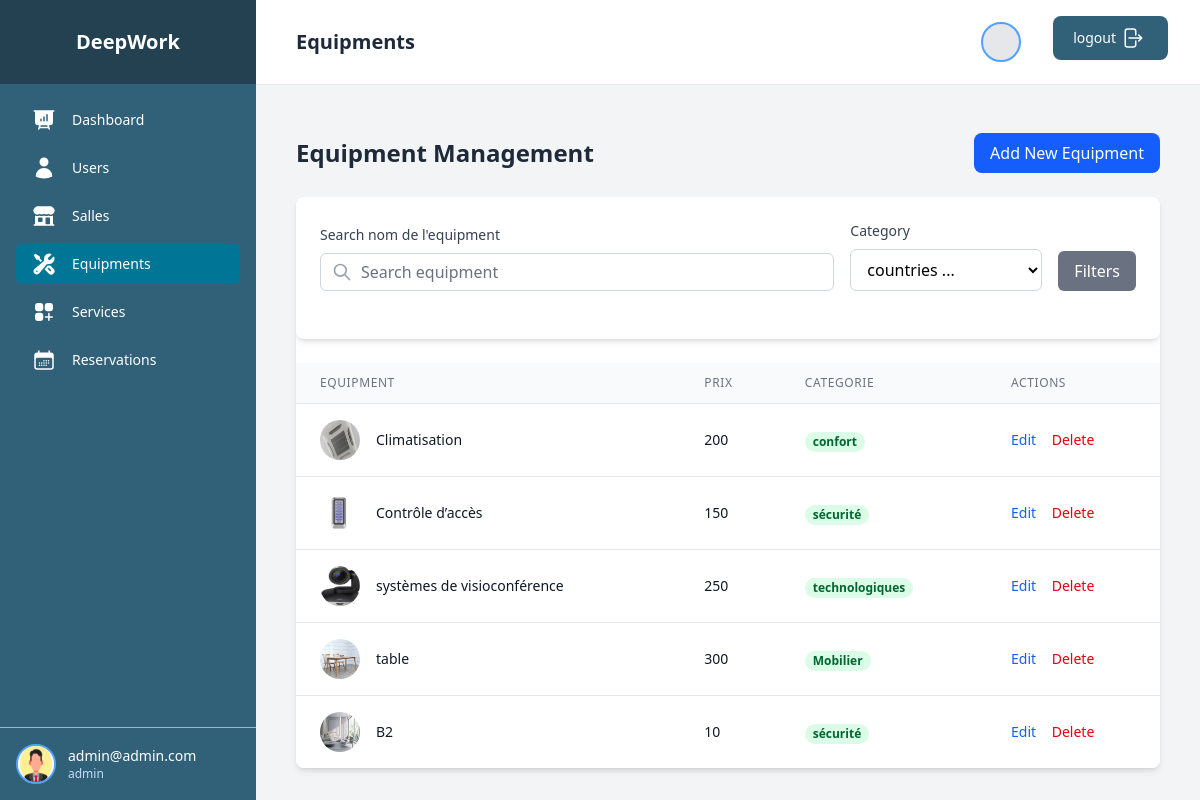
The app's page /equipment/list/ (signed in) with its own data.
### user/models.py (models this page shows, shortened)
class User(AbstractUser):
    ROLE = (
        ('admin', 'admin'),
        ('staff', 'ataff'),
        ('client', 'client'),
    )
    role = models.CharField(max_length=10, choices=ROLE, default='client')
    phone = models.CharField(max_length=15, blank=True, null=True)
    photo = models.CharField( blank=True, null=True)

### media/equipment/models.py (models this page shows, shortened)
class Equipement(models.Model):
    nom = models.CharField(max_length=255)
    description = models.TextField()
    categorie = models.CharField(max_length=255)
    prix = models.IntegerField()
    photo = models.CharField()

### photo/models.py (models this page shows)
class Photo(models.Model):
    file = models.ImageField(upload_to='photos/')
    def __str__(self):
        return self.file.url

### media/equipment/views.py (the view)
# urls.py: path('list/', equipmentView.list_equipment , name ='equipment_list'),
    @staticmethod
    @login_required
    def list_equipment(request):
        data =  {
             "nom" : request.POST.get('nom' , ''),
             "categorie" : request.POST.get('categorie' , ''),
        }
        print(data)
        EquipmentView.inisalisation()
        return render(request, 'list_equipment.html', {"equipment": EquipmentDb.filter(data) ,"title" : "Equipments"})

### media/equipment/db.py (called while the page is built)
    def filter(data):
        equipment  = Equipement.objects.all()
        if data.get("nom"):
            equipment = equipment.filter(nom__icontains=data["nom"].strip())
        if data.get("categorie"):
            equipment = equipment.filter(categorie=data["categorie"].strip())
        for user in equipment:
            user.photo = PhotoDb.get_photo(user.photo)
            user.photo = user.photo
        return equipment

### media/equipment/views.py (called while the page is built)
    def inisalisation():
        EquipmentView.equipment = {
        "nom" :  '',
        "description"  : "",
        "prix" : "",
        "photo" : "",
        "categorie": ""
    }
        EquipmentView.errors= {}
        EquipmentView.is_update = False
        EquipmentView.id_update =  None
        EquipmentView.imge = None

### photo/db.py (called while the page is built)
    def get_photo (id):
        data = Photo.objects.filter(id = id).first()
        return data

### media/equipment/templates/list_equipment.html (shortened to what this page needs)
{% extends 'menu.html' %}
{% block content %}
<div class="container mx-auto px-4 py-6">
    <div class="flex justify-between items-center mb-6">
        <h2 class="text-2xl font-bold text-gray-800">Equipment Management</h2>
        <a href={% url 'equipment_create_page'  %} class="bg-blue-600 hover:bg-blue-700 text-white font-medium py-2 px-4 rounded-lg transition duration-200">
            Add New Equipment
        </a>
    </div>
    <div class="bg-white rounded-lg shadow-md overflow-hidden">
       <div class="bg-white rounded-lg shadow-md p-6 mb-6">
              <form action="{% url 'equipment_list' %}"  method="post" class="mb-6">
            <div class="flex flex-col md:flex-row gap-4 items-end">
                <div class="flex-1">
                    <label for="searchInput" class="block text-sm font-medium text-gray-700 mb-2">Search nom de l'equipment</label>
                    <div class="relative">
                        <div class="absolute inset-y-0 left-0 pl-3 flex items-center pointer-events-none">
                        </div>
                        <input
                            type="text"
                            id="searchInput"
                            name = "nom"
                            placeholder="Search equipment"
                            class="block w-full pl-10 pr-3 py-2 border border-gray-300 rounded-md leading-5 bg-white placeholder-gray-500 focus:outline-none focus:placeholder-gray-400 focus:ring-1 focus:ring-blue-500 focus:border-blue-500"
                        >
                    </div>
                </div>
                <div class="w-full md:w-48">
                    <label for="categorySelect" class="block text-sm font-medium text-gray-700 mb-2">Category</label>
                    <select
                    value = "categorie"
                    name= "categorie"
                        id="categorySelect"
                        class="block w-full px-3 py-2 border border-gray-300 rounded-md bg-white focus:outline-none focus:ring-1 focus:ring-blue-500 focus:border-blue-500"
                    >
               <option  value = "">countries ...</option>
                    </select>
                </div>
                <button
                type="submit"
                    class="px-4 py-2 bg-gray-500 hover:bg-gray-600 text-white rounded-md transition-colors whitespace-nowrap"
                >
                     Filters
                </button>
            </div>
                </form>
        </div>
        <div class="overflow-x-auto">
            <table class="min-w-full divide-y divide-gray-200">
                <thead class="bg-gray-50">
                    <tr>
                        <th scope="col" class="px-6 py-3 text-left text-xs font-medium text-gray-500 uppercase tracking-wider">
                            equipment
                        </th>
                        <th scope="col" class="px-6 py-3 text-left text-xs font-medium text-gray-500 uppercase tracking-wider">
                            prix
                        </th>
                        <th scope="col" class="px-6 py-3 text-left text-xs font-medium text-gray-500 uppercase tracking-wider">
                            categorie
                        </th>
                        <th scope="col" class="px-6 py-3 text-left text-xs font-medium text-gray-500 uppercase tracking-wider">
                            Actions
                        </th>
                    </tr>
                </thead>
                <tbody class="bg-white divide-y divide-gray-200">
                {% for eq in equipment  %}
                    <tr class="hover:bg-gray-50">
                        <td class="px-6 py-4 whitespace-nowrap">
                            <div class="flex items-center">
                                <div class="flex-shrink-0 h-10 w-10">
                                        <img class="h-10 w-10 rounded-full" src="{{ eq.photo }}" alt="eq Photo">
                                </div>
                                <div class="ml-4">
                                    <div class="text-sm font-medium text-gray-900">  {{eq.nom}}</div>
                                </div>
                            </div>
                        </td>
                        <td class="px-6 py-4 whitespace-nowrap">
                            <div class="text-sm text-gray-900">{{eq.prix}}</div>
                        </td>
                        <td class="px-6 py-4 whitespace-nowrap">
<span class="px-2 inline-flex text-xs leading-5 font-semibold rounded-full
    {% if eq.categorie == 'admin' %}bg-red-100 text-red-800
    {% elif eq.categorie == 'eq' %}bg-red-100 text-red-800
    {% elif eq.categorie == 'client' %}bg-amber-100 text-amber-500
    {% else %}bg-green-100 text-green-800{% endif %}">
    {{ eq.categorie }}
</span>
                        </td>
                        <td class="px-6 py-4 whitespace-nowrap text-sm font-medium">
                            <a  href="/equipment/edit/{{eq.id}}" class="text-blue-600 hover:text-blue-900 mr-3">Edit</a>
                            <a  href="/equipment/delete/{{eq.id}}" class="text-red-600 hover:text-red-900">Delete</a>
                        </td>
                    </tr>
                       {% endfor %}
                </tbody>
            </table>
        </div>
</div>
{% endblock %}

### templates/menu.html (shortened to what this page needs)
{% load static tailwind_tags %}
<!DOCTYPE html>
<html lang="en">
<head>
    {% tailwind_css %}
</head>
<body class="bg-gray-100 font-sans">
    <div class="flex h-screen overflow-hidden">
        <div class="hidden md:flex md:flex-shrink-0">
            <div class="flex flex-col w-64 bg-[#316179]  text-white">
                <div class="flex items-center justify-center h-21 px-4 bg-[#234151] ">
                    <span class="text-xl font-semibold">DeepWork</span>
                </div>
                <div class="flex flex-col flex-grow px-4 py-4 overflow-y-auto">
                    <nav class="flex-1 space-y-2">
                    {% if user.role == 'admin' %}
                        <a href={% url "dashboard_page" %} class="flex items-center px-4 py-2 text-sm font-medium rounded-md  {% if title == 'Dashboard' %}bg-cyan-700 {% endif %} hover:bg-cyan-700 text-white ">
                            Dashboard
                        </a>
                        <a href={% url "list_users" %} class="flex {% if title == 'Users' %}bg-cyan-700 {% endif %} items-center px-4 py-2 text-sm font-medium rounded-md hover:bg-cyan-700 text-white">
                            Users
                        </a>
                    {% endif %}
                        <a href={% url "salle_list" %} class="flex {% if title == 'Salles' %}bg-cyan-700 {% endif %} items-center px-4 py-2 text-sm font-medium rounded-md hover:bg-cyan-700 text-white">
                            Salles
                        </a>
                        <a href={% url "equipment_list" %} class="flex {% if title == 'Equipments' %}bg-cyan-700 {% endif %} items-center px-4 py-2 text-sm font-medium rounded-md hover:bg-cyan-700 text-white">
                            Equipments
                        </a>
                        <a href={% url "service_list" %} class="flex {% if title == 'Services' %}bg-cyan-700 {% endif %} items-center px-4 py-2 text-sm font-medium rounded-md hover:bg-cyan-700 text-white">
                            Services
                        </a>
                        <a href={% url "list_page_staff" %} class="flex {% if title == 'Reservations' %}bg-cyan-700 {% endif %} items-center px-4 py-2 text-sm font-medium rounded-md hover:bg-cyan-700 text-white">
                            Reservations
                        </a>
                    </nav>
                </div>
                <div class="p-4 border-t border-[#97b8c9] ">
                    <div class="flex items-center">
                    <img class="h-10 w-10 rounded-full cursor-pointer bg-gray-200 border-2 border-blue-400"></img>
                        <div class="ml-3">
                            <p class="text-sm font-medium">{{ user.username }}</p>
                            <p class="text-xs text-blue-200">{{ user.role }}</p>
                        </div>
                    </div>
                </div>
            </div>
        </div>
        <div class="flex flex-col flex-1 overflow-hidden">
            <header class="flex items-center justify-between px-6 py-4 bg-white border-b border-gray-200">
                <div class="flex items-center">
                    <h1 class="text-xl font-semibold text-gray-800 ml-4">{{title}}</h1>
                </div>
                <div class="flex items-center space-x-4">
                    <div class="relative flex justify-evenly">
    <button class="flex items-center focus:outline-none mr-4">
        <img class="h-10 w-10 rounded-full cursor-pointer bg-gray-200 border-2 border-blue-400">
    </button>
    <a class="ml-4"  href= {% url "logout" %}>
        <button type="button" class="text-white bg-[#316179] hover:bg-[#316179]/90 focus:ring-4 focus:outline-none focus:ring-[#050708]/50 font-medium rounded-lg text-sm px-5 py-2.5 text-center inline-flex items-center dark:focus:ring-[#050708]/50 dark:hover:bg-[#050708]/30 me-2 mb-2">
            logout
            <div class="mx-1">
            </div>
        </button>
    </a>
</div>
                </div>
            </header>
            <main class="flex-1 overflow-y-auto p-6 bg-gray-100">
                  {% block content %}{% endblock %}
            </main>
        </div>
    </div>
</body>
</html>

### records on screen
User: username "admin@admin.com", role "admin"
Equipement: photo (picture), nom "Climatisation", prix "200", categorie "confort"
Equipement: photo (picture), nom "Contrôle d’accès", prix "150", categorie "sécurité"
Equipement: photo (picture), nom "systèmes de visioconférence", prix "250", categorie "technologiques"
Equipement: photo (picture), nom "table", prix "300", categorie "Mobilier"
Equipement: photo (picture), nom "B2", prix "10", categorie "sécurité"

### other values on screen
{{ title }} "Equipments"
